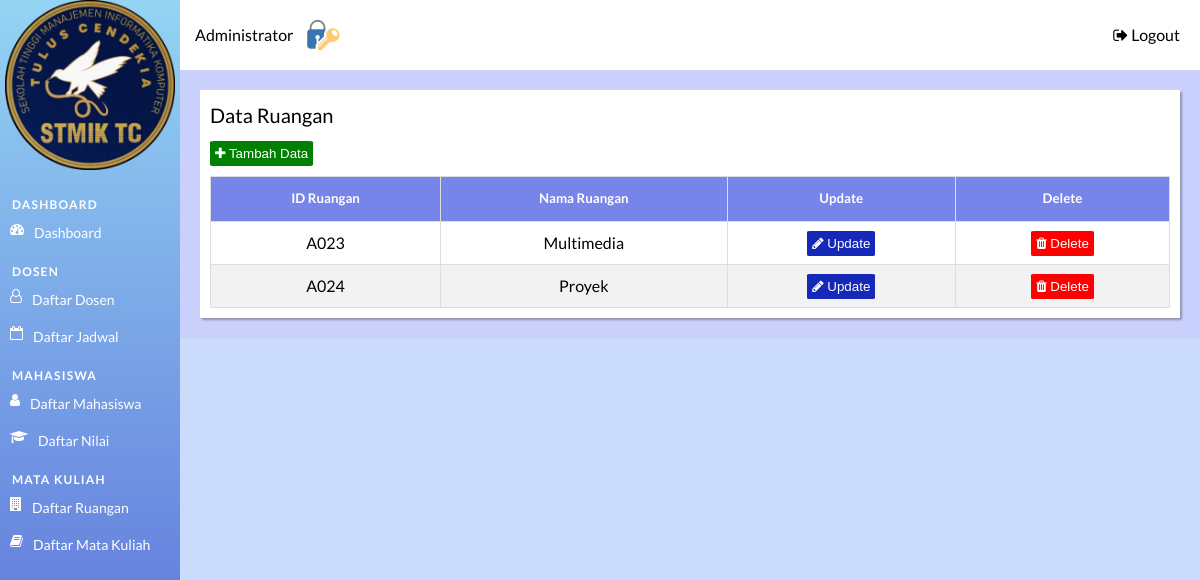
Screenshot of /admin/admin_home_page.php?page=ruangan (signed in) with the database file from the repository.
### tables this page shows
CREATE TABLE `ruangan` (
  `ID_Ruangan` char(10) NOT NULL,
  `Nama_Ruangan` varchar(10) DEFAULT NULL
);

### admin/ruangan/index.php (the view, shortened to what this page needs)
<div class="tabel-page">
    <div class="tabel-heading">
        Data Ruangan
    </div>
    <div class="button-container">
        <button class="button-input" id="myBtn" onclick="show_modal (0)">
            <i class="fa fa-plus" aria-hidden="true"></i> Tambah Data
        </button>
    </div>
    <table id="list-data" class="display">
        <thead>
            <tr>
                <th>
                    <h5>ID Ruangan</h5>
                </th>
                <th>
                    <h5>Nama Ruangan</h5>
                </th>
                <th>
                    <h5>Update</h5>
                </th>
                <th>
                    <h5>Delete</h5>
                </th>
            </tr>
        </thead>
        <?php
        include "../config/db_connection.php";
        $sql = "SELECT * FROM ruangan";
        $result = mysqli_query($conn, $sql);
        if (mysqli_num_rows($result) > 0) {
            $i = 1;
            while ($row = mysqli_fetch_assoc($result)) {
        ?>
                <tr>
                    <td><?php echo $row["ID_Ruangan"]; ?></td>
                    <td><?php echo $row["Nama_Ruangan"]; ?></td>
                    <td>
                        <button class="button-edit" id="buttonEdit<?= $i ?>" onclick="show_modal_edit(<?php echo $i ?>)">
                            <i class="fa fa-pencil" aria-hidden="true"></i>
                            Update
                        </button>
                    </td>
                    <td>
                        <a href='javascript:hapusData("<?php echo $row['ID_Ruangan'] ?>", 3)'>
                            <button class="button-delete">
                                <i class="fa fa-trash" aria-hidden="true"></i> Delete
                            </button>
                        </a>
                    </td>
                </tr>
        <?php
                $i++;
            }
        } else {
            echo "0 results";
        }
        ?>
    </table>
</div>

### assets/style/homepage.css (style rules this page uses)
* { padding: 0; margin: 0; box-sizing: border-box; }
a { text-decoration: none; }
body { font: 16px/1.5 "Lato", sans-serif; }

### assets/style/tabel.css (style rules this page uses)
.tabel-page { background-color: #ffff; box-shadow: 2px 2px 2px rgba(0, 0, 0, 0.3); padding: 10px; width: 100%; height: auto; }
#list-data { font: 16px/1.5 "Lato", sans-serif; border-collapse: collapse; width: 100%; }
#list-data td, #list-data th { border: 1px solid #ddd; padding: 8px; text-align: center; }
#list-data tr:nth-child(even) { background-color: #f2f2f2; }
#list-data th { padding-top: 12px; padding-bottom: 12px; text-align: center; background-color: #7784e9; color: white; }
.tabel-heading { font-size: 20px; margin-bottom: 10px; }
.button-container { margin-bottom: 10px; }
.button-input { background-color: green; border-radius: 5%; padding: 5px; border: none; color: #ffffff; }
.button-delete { background-color: #ff0000; border-radius: 5%; padding: 5px; border: none; color: #ffffff; }
.button-edit { background-color: #1528b7; border-radius: 5%; padding: 5px; border: none; color: #ffffff; }

### rows the page displays
ruangan: ID_Ruangan "A023", Nama_Ruangan "Multimedia"
ruangan: ID_Ruangan "A024", Nama_Ruangan "Proyek"
